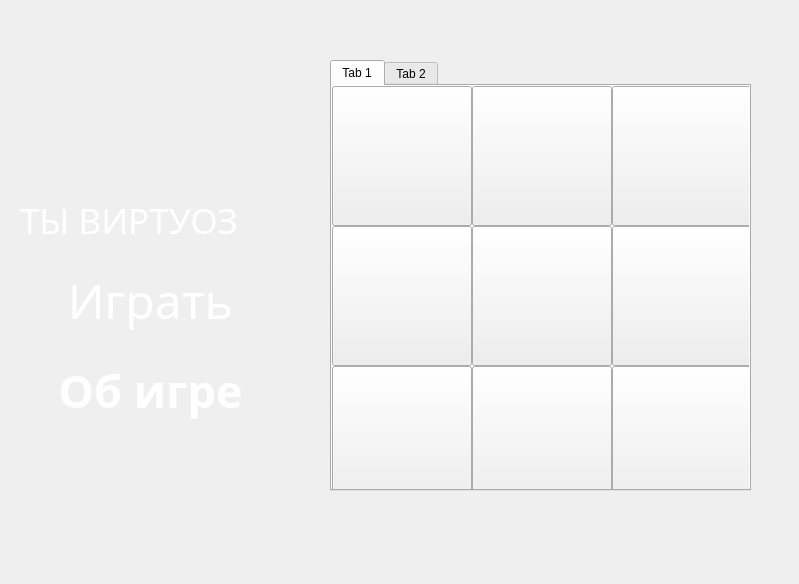
<?xml version="1.0" encoding="UTF-8"?>
<ui version="4.0">
 <class>MainWindow</class>
 <widget class="QMainWindow" name="MainWindow">
  <property name="geometry">
   <rect>
    <x>0</x>
    <y>0</y>
    <width>799</width>
    <height>584</height>
   </rect>
  </property>
  <property name="windowTitle">
   <string>Симка и нолик</string>
  </property>
  <property name="windowIcon">
   <iconset resource="resursi.qrc">
    <normaloff>:/images/iconka.ico</normaloff>:/images/iconka.ico</iconset>
  </property>
  <property name="windowOpacity">
   <double>1.000000000000000</double>
  </property>
  <property name="autoFillBackground">
   <bool>false</bool>
  </property>
  <property name="styleSheet">
   <string notr="true">background-image: url(:/images/bg.png);
</string>
  </property>
  <property name="toolButtonStyle">
   <enum>Qt::ToolButtonIconOnly</enum>
  </property>
  <property name="documentMode">
   <bool>true</bool>
  </property>
  <property name="dockNestingEnabled">
   <bool>true</bool>
  </property>
  <widget class="QWidget" name="centralwidget">
   <widget class="QTabWidget" name="tabWidget">
    <property name="geometry">
     <rect>
      <x>330</x>
      <y>60</y>
      <width>421</width>
      <height>431</height>
     </rect>
    </property>
    <property name="minimumSize">
     <size>
      <width>400</width>
      <height>400</height>
     </size>
    </property>
    <property name="maximumSize">
     <size>
      <width>450</width>
      <height>450</height>
     </size>
    </property>
    <property name="currentIndex">
     <number>0</number>
    </property>
    <widget class="QWidget" name="tab">
     <attribute name="title">
      <string>Tab 1</string>
     </attribute>
     <widget class="QPushButton" name="pushButton">
      <property name="geometry">
       <rect>
        <x>0</x>
        <y>0</y>
        <width>140</width>
        <height>140</height>
       </rect>
      </property>
      <property name="styleSheet">
       <string notr="true">background-image: url(:/images/bgbutton.png);
</string>
      </property>
      <property name="text">
       <string/>
      </property>
     </widget>
     <widget class="QPushButton" name="pushButton_2">
      <property name="geometry">
       <rect>
        <x>140</x>
        <y>0</y>
        <width>140</width>
        <height>140</height>
       </rect>
      </property>
      <property name="styleSheet">
       <string notr="true">background-image: url(:/images/bgbutton.png);</string>
      </property>
      <property name="text">
       <string/>
      </property>
     </widget>
     <widget class="QPushButton" name="pushButton_3">
      <property name="geometry">
       <rect>
        <x>280</x>
        <y>0</y>
        <width>140</width>
        <height>140</height>
       </rect>
      </property>
      <property name="styleSheet">
       <string notr="true">background-image: url(:/images/bgbutton.png);</string>
      </property>
      <property name="text">
       <string/>
      </property>
     </widget>
     <widget class="QPushButton" name="pushButton_4">
      <property name="geometry">
       <rect>
        <x>280</x>
        <y>140</y>
        <width>140</width>
        <height>140</height>
       </rect>
      </property>
      <property name="styleSheet">
       <string notr="true">background-image: url(:/images/bgbutton.png);</string>
      </property>
      <property name="text">
       <string/>
      </property>
     </widget>
     <widget class="QPushButton" name="pushButton_5">
      <property name="geometry">
       <rect>
        <x>140</x>
        <y>140</y>
        <width>140</width>
        <height>140</height>
       </rect>
      </property>
      <property name="styleSheet">
       <string notr="true">background-image: url(:/images/bgbutton.png);</string>
      </property>
      <property name="text">
       <string/>
      </property>
     </widget>
     <widget class="QPushButton" name="pushButton_6">
      <property name="geometry">
       <rect>
        <x>0</x>
        <y>140</y>
        <width>140</width>
        <height>140</height>
       </rect>
      </property>
      <property name="styleSheet">
       <string notr="true">background-image: url(:/images/bgbutton.png);</string>
      </property>
      <property name="text">
       <string/>
      </property>
     </widget>
     <widget class="QPushButton" name="pushButton_7">
      <property name="geometry">
       <rect>
        <x>140</x>
        <y>280</y>
        <width>140</width>
        <height>140</height>
       </rect>
      </property>
      <property name="styleSheet">
       <string notr="true">background-image: url(:/images/bgbutton.png);</string>
      </property>
      <property name="text">
       <string/>
      </property>
     </widget>
     <widget class="QPushButton" name="pushButton_8">
      <property name="geometry">
       <rect>
        <x>280</x>
        <y>280</y>
        <width>140</width>
        <height>140</height>
       </rect>
      </property>
      <property name="styleSheet">
       <string notr="true">background-image: url(:/images/bgbutton.png);</string>
      </property>
      <property name="text">
       <string/>
      </property>
     </widget>
     <widget class="QPushButton" name="pushButton_9">
      <property name="geometry">
       <rect>
        <x>0</x>
        <y>280</y>
        <width>140</width>
        <height>140</height>
       </rect>
      </property>
      <property name="styleSheet">
       <string notr="true">background-image: url(:/images/bgbutton.png);</string>
      </property>
      <property name="text">
       <string/>
      </property>
     </widget>
    </widget>
    <widget class="QWidget" name="tab_2">
     <attribute name="title">
      <string>Tab 2</string>
     </attribute>
    </widget>
   </widget>
   <widget class="QPushButton" name="pushButton_10">
    <property name="geometry">
     <rect>
      <x>50</x>
      <y>350</y>
      <width>201</width>
      <height>81</height>
     </rect>
    </property>
    <property name="font">
     <font>
      <family>Franklin Gothic Medium</family>
      <pointsize>34</pointsize>
      <weight>75</weight>
      <bold>true</bold>
     </font>
    </property>
    <property name="styleSheet">
     <string notr="true">background-image: url(:/images/bgbutton.png);
border-radius:19px;
color: white;</string>
    </property>
    <property name="text">
     <string>Об игре</string>
    </property>
   </widget>
   <widget class="QLabel" name="label">
    <property name="geometry">
     <rect>
      <x>20</x>
      <y>200</y>
      <width>281</width>
      <height>41</height>
     </rect>
    </property>
    <property name="font">
     <font>
      <family>HoloLens MDL2 Assets</family>
      <pointsize>26</pointsize>
     </font>
    </property>
    <property name="styleSheet">
     <string notr="true">
color: white;</string>
    </property>
    <property name="text">
     <string>ТЫ ВИРТУОЗ</string>
    </property>
   </widget>
   <widget class="QPushButton" name="pushButton_11">
    <property name="geometry">
     <rect>
      <x>50</x>
      <y>260</y>
      <width>201</width>
      <height>81</height>
     </rect>
    </property>
    <property name="font">
     <font>
      <family>Franklin Gothic Medium</family>
      <pointsize>36</pointsize>
      <weight>50</weight>
      <bold>false</bold>
      <kerning>false</kerning>
     </font>
    </property>
    <property name="styleSheet">
     <string notr="true">background-image: url(:/images/bgbutton.png);
border-radius:19px;
color: white;</string>
    </property>
    <property name="text">
     <string>Играть</string>
    </property>
   </widget>
   <widget class="QLabel" name="label_2">
    <property name="geometry">
     <rect>
      <x>10</x>
      <y>190</y>
      <width>301</width>
      <height>61</height>
     </rect>
    </property>
    <property name="styleSheet">
     <string notr="true">background-image: url(:/images/bgbutton.png);</string>
    </property>
    <property name="text">
     <string/>
    </property>
   </widget>
   <widget class="QLabel" name="bg">
    <property name="geometry">
     <rect>
      <x>0</x>
      <y>0</y>
      <width>801</width>
      <height>971</height>
     </rect>
    </property>
    <property name="styleSheet">
     <string notr="true">
background-image: url(:/images/bandag.png);</string>
    </property>
    <property name="text">
     <string/>
    </property>
   </widget>
   <zorder>bg</zorder>
   <zorder>label_2</zorder>
   <zorder>tabWidget</zorder>
   <zorder>pushButton_10</zorder>
   <zorder>label</zorder>
   <zorder>pushButton_11</zorder>
  </widget>
 </widget>
 <resources>
  <include location="resursi.qrc"/>
 </resources>
 <connections/>
</ui>
